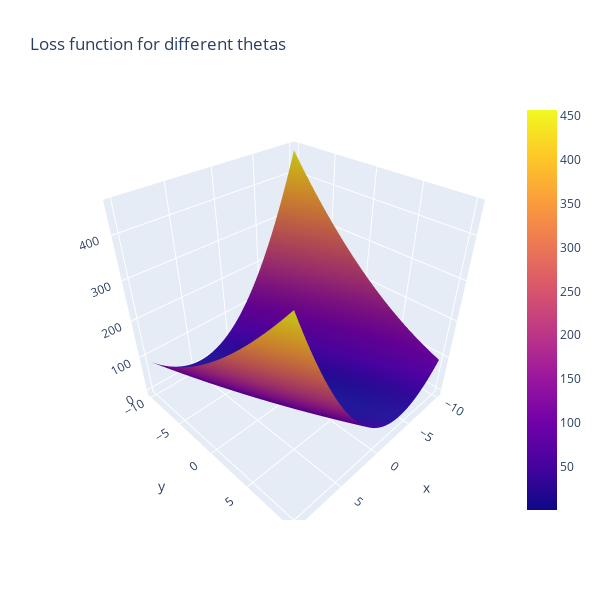

The code cell stored with this chart in its notebook:
### Code cell
#Let's look at the new loss path on the function. It should start much closer to the goal

line_marker = dict(color='#101010', width=2)
fig = go.Figure()
fig.add_surface(x=theta1_vals, y=theta0_vals, z=J_vals)
fig.add_scatter3d(x=theta1_history1, y=theta0_history1, z=J_history1, line=line_marker, name='')
#The below line adds a graph of just the loss over iterations in a 2D plane
plt.plot(theta0_history1, theta1_history1, 'r+');
fig.update_layout(title='Loss function for different thetas', autosize=True,
                  width=600, height=600, xaxis_title='theta0', 
                 yaxis_title='theta1')
fig.show()

### Figure 1 — Plotly figure (JSON) as saved in the notebook; plotly's stock layout.template omitted (floating-point values rounded to 4 significant figures; data arrays with more than 128 entries replaced by an {"elided": "..."} marker saying what was removed)
{"data": [{"type": "surface", "x": [-10, -9.798, -9.596, -9.394, -9.192, -8.99, -8.788, -8.586, -8.384, -8.182, -7.98, -7.778, -7.576, -7.374, -7.172, -6.97, -6.768, -6.566, -6.364, -6.162, -5.96, -5.758, -5.556, -5.354, -5.152, -4.949, -4.747, -4.545, -4.343, -4.141, -3.939, -3.737, -3.535, -3.333, -3.131, -2.929, -2.727, -2.525, -2.323, -2.121, -1.919, -1.717, -1.515, -1.313, -1.111, -0.9091, -0.7071, -0.5051, -0.303, -0.101, 0.101, 0.303, 0.5051, 0.7071, 0.9091, 1.111, 1.313, 1.515, 1.717, 1.919, 2.121, 2.323, 2.525, 2.727, 2.929, 3.131, 3.333, 3.535, 3.737, 3.939, 4.141, 4.343, 4.545, 4.747, 4.949, 5.152, 5.354, 5.556, 5.758, 5.96, 6.162, 6.364, 6.566, 6.768, 6.97, 7.172, 7.374, 7.576, 7.778, 7.98, 8.182, 8.384, 8.586, 8.788, 8.99, 9.192, 9.394, 9.596, 9.798, 10], "y": [-10, -9.798, -9.596, -9.394, -9.192, -8.99, -8.788, -8.586, -8.384, -8.182, -7.98, -7.778, -7.576, -7.374, -7.172, -6.97, -6.768, -6.566, -6.364, -6.162, -5.96, -5.758, -5.556, -5.354, -5.152, -4.949, -4.747, -4.545, -4.343, -4.141, -3.939, -3.737, -3.535, -3.333, -3.131, -2.929, -2.727, -2.525, -2.323, -2.121, -1.919, -1.717, -1.515, -1.313, -1.111, -0.9091, -0.7071, -0.5051, -0.303, -0.101, 0.101, 0.303, 0.5051, 0.7071, 0.9091, 1.111, 1.313, 1.515, 1.717, 1.919, 2.121, 2.323, 2.525, 2.727, 2.929, 3.131, 3.333, 3.535, 3.737, 3.939, 4.141, 4.343, 4.545, 4.747, 4.949, 5.152, 5.354, 5.556, 5.758, 5.96, 6.162, 6.364, 6.566, 6.768, 6.97, 7.172, 7.374, 7.576, 7.778, 7.98, 8.182, 8.384, 8.586, 8.788, 8.99, 9.192, 9.394, 9.596, 9.798, 10], "z": {"elided": "100x100 float values"}}, {"line": {"color": "#101010", "width": 2}, "name": "", "type": "scatter3d", "x": {"elided": "200 float values"}, "y": {"elided": "200 float values"}, "z": {"elided": "200 float values"}}], "layout": {"autosize": true, "height": 600, "scene": {"aspectmode": "auto", "aspectratio": {"x": 1, "y": 1, "z": 1}}, "title": {"text": "Loss function for different thetas"}, "width": 600, "xaxis": {"title": {"text": "theta0"}}, "yaxis": {"title": {"text": "theta1"}}}}
